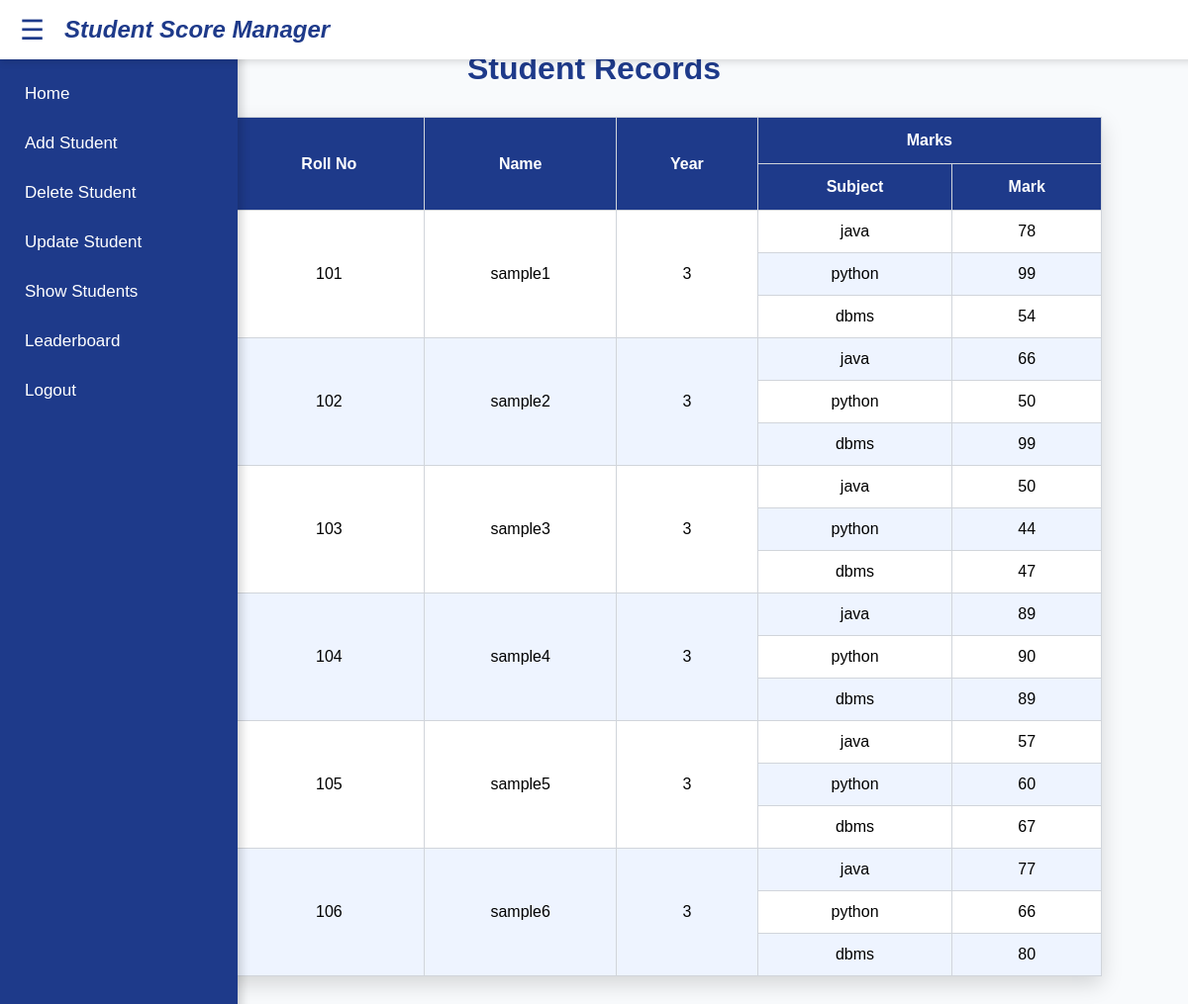
Screenshot of /all with the database file from the repository.
### tables this page shows
CREATE TABLE student_marks(
            mark_id integer primary key autoincrement,
            rollNo integer not null,
            subject_name text,
            mark_gained integer check(mark_gained >= 1 AND mark_gained <= 100),
            foreign key(rollNo) references student_data(rollNo)
        );

CREATE TABLE student_data(
            rollNo integer primary key,
            name varchar(50) not null,
            year integer not null check(year >= 1 AND year <= 4)
        );

### updated_app.py (the view)
@app.get("/all")
def all_students():
    conn = sqlite3.connect("students.db")
    cur = conn.cursor()
    cur.execute(
        "select * from student_data as sd join student_marks as sm on sd.rollNo = sm.rollNo"
    )
    rows = cur.fetchall()
    s = {}
    if not rows:
        return "No student found"
    else:
        for row in rows:
            rno = row[0]
            if rno not in s:
                s[rno]={
                    "RollNo":rno,
                    "Name":row[1],
                    "Year":row[2],
                    "Marks":[]
                }
            s[rno]["Marks"].append({
                    "subject":row[5],
                    "mark":row[6]
                })
    return render_template(
        "show_students.html",
        stud=list(s.values())
    )

### templates/show_students.html (shortened to what this page needs)
<!DOCTYPE html>
<html>
<head>
    <link rel="stylesheet" href="{{ url_for('static', filename='show_student.css') }}">
    <link rel="stylesheet" href="{{ url_for('static', filename='sidebar.css') }}">
</head>
<body>
    {% include "sidebar.html" %}
<h1>Student Records</h1>
<table>
    <tr>
        <th rowspan="2">S.No</th>
        <th rowspan="2">Roll No</th>
        <th rowspan="2">Name</th>
        <th rowspan="2">Year</th>
        <th colspan="2">Marks</th>
    </tr>
    <tr>
        <th>Subject</th>
        <th>Mark</th>
    </tr>
    {% for s in stud %}
        {% set count = s.Marks|length %}
        <tr>
            <td rowspan="{{ count }}">{{ loop.index }}</td>
            <td rowspan="{{ count }}">{{ s.RollNo }}</td>
            <td rowspan="{{ count }}">{{ s.Name }}</td>
            <td rowspan="{{ count }}">{{ s.Year }}</td>
            <td>{{ s.Marks[0].subject }}</td>
            <td>{{ s.Marks[0].mark }}</td>
        </tr>
        {% for mark in s.Marks[1:] %}
        <tr>
            <td>{{ mark.subject }}</td>
            <td>{{ mark.mark }}</td>
        </tr>
        {% endfor %}
    {% endfor %}
</table>
</body>
</html>

### static/show_student.css (style rules this page uses)
body { margin:0; padding:30px; font-family:Arial, Helvetica, sans-serif; background:#F8FAFC; }
h1 { text-align:center; color:#1E3A8A; margin-bottom:30px; }
table { width:90%; margin:auto; border-collapse:collapse; background:white; box-shadow:0 8px 20px rgba(0,0,0,0.15); }
th { background:#1E3A8A; color:white; padding:14px; border:1px solid #d1d5db; text-align:center; }
td { padding:12px; border:1px solid #d1d5db; text-align:center; }
tr:nth-child(even) { background:#EEF4FF; }
th { position:sticky; top:0; }

### rows the page displays
student_marks: RollNo "101", Name "sample1", Year "3", subject_name "java", mark_gained "78"
student_marks: subject "python", mark "99"
student_marks: subject "dbms", mark "54"
student_marks: RollNo "102", Name "sample2", Year "3", subject_name "java", mark_gained "66"
student_marks: subject "python", mark "50"
student_marks: subject "dbms", mark "99"
student_marks: RollNo "103", Name "sample3", Year "3", subject_name "java", mark_gained "50"
student_marks: subject "python", mark "44"
student_marks: subject "dbms", mark "47"
student_marks: RollNo "104", Name "sample4", Year "3", subject_name "java", mark_gained "89"
student_marks: subject "python", mark "90"
student_marks: subject "dbms", mark "89"
student_marks: RollNo "105", Name "sample5", Year "3", subject_name "java", mark_gained "57"
student_marks: subject "python", mark "60"
student_marks: subject "dbms", mark "67"
student_marks: RollNo "106", Name "sample6", Year "3", subject_name "java", mark_gained "77"
student_marks: subject "python", mark "66"
student_marks: subject "dbms", mark "80"
